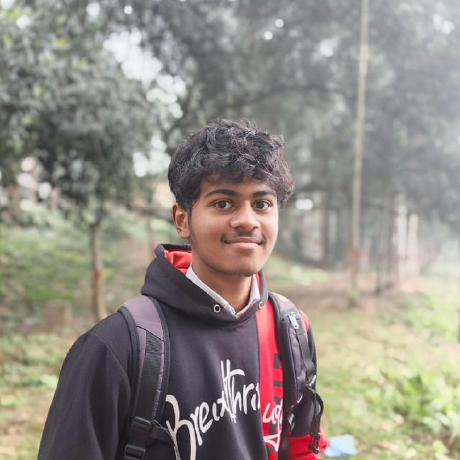
#> input picture sysessentials/arafbhaiyahappy.jfif, 460 x 460 px
$ python img2c.py arafbhaiyahappy.jfif out.png arafbhaiyahappy.jfif
#> lines starting #> are read from the running program, lines starting #| are printed output that depends on the picture
from PIL import Image
import sys

def image_to_c_array(input_path, output_path, array_name="image_data", grayscale=False):

#> called with input_path = 'arafbhaiyahappy.jfif', output_path = 'out.png', array_name = 'image_data', grayscale = False
    img = Image.open(input_path)
#> img is the input picture: PIL image 460x460 RGB; mean R, G, B 147.2, 141.3, 133.5

    img = img.resize((64, 64), Image.NEAREST)
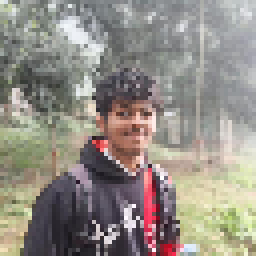
#> img: PIL image 64x64 RGB (shown 4 times larger); mean R, G, B 147.3, 141.4, 133.6
    if grayscale:
        img = img.convert("L")
    else:
        img = img.convert("RGB")

    pixels = list(img.getdata())
#> pixels = 4096 items, first 6: (228, 236, 225), (217, 224, 230), (153, 159, 145), (116, 120, 119), (111, 116, 112), (169, 174, 170)

    with open(output_path, "w") as f:
        if grayscale:
            f.write(f"unsigned char {array_name}[64][64] = {{\n")
            for y in range(64):
                f.write("    {")
                for x in range(64):
                    val = pixels[y * 64 + x]
                    f.write(f"{val}")
                    if x != 63:
                        f.write(", ")
                f.write("}")
                if y != 63:
                    f.write(",")
                f.write("\n")
            f.write("};\n")
        else:
            f.write(f"unsigned char {array_name}[64][64][3] = {{\n")
            for y in range(64):
                f.write("    {")
                for x in range(64):
                    r, g, b = pixels[y * 64 + x]
                    f.write(f"{{{r}, {g}, {b}}}")
                    if x != 63:
                        f.write(", ")
                f.write("}")
                if y != 63:
                    f.write(",")
                f.write("\n")
            f.write("};\n")

    print(f"Saved C array to {output_path}")


if __name__ == "__main__":
    if len(sys.argv) < 3:
        print("Usage: python script.py input_image output.c [gray]")
        sys.exit(1)

    input_image = sys.argv[1]
    output_file = sys.argv[2]
    grayscale = len(sys.argv) > 3 and sys.argv[3].lower() == "gray"

    image_to_c_array(input_image, output_file, grayscale=grayscale)
    #Usage python img2c.py input.png output.c
    #usage python img2c.py input.png output.c gray
